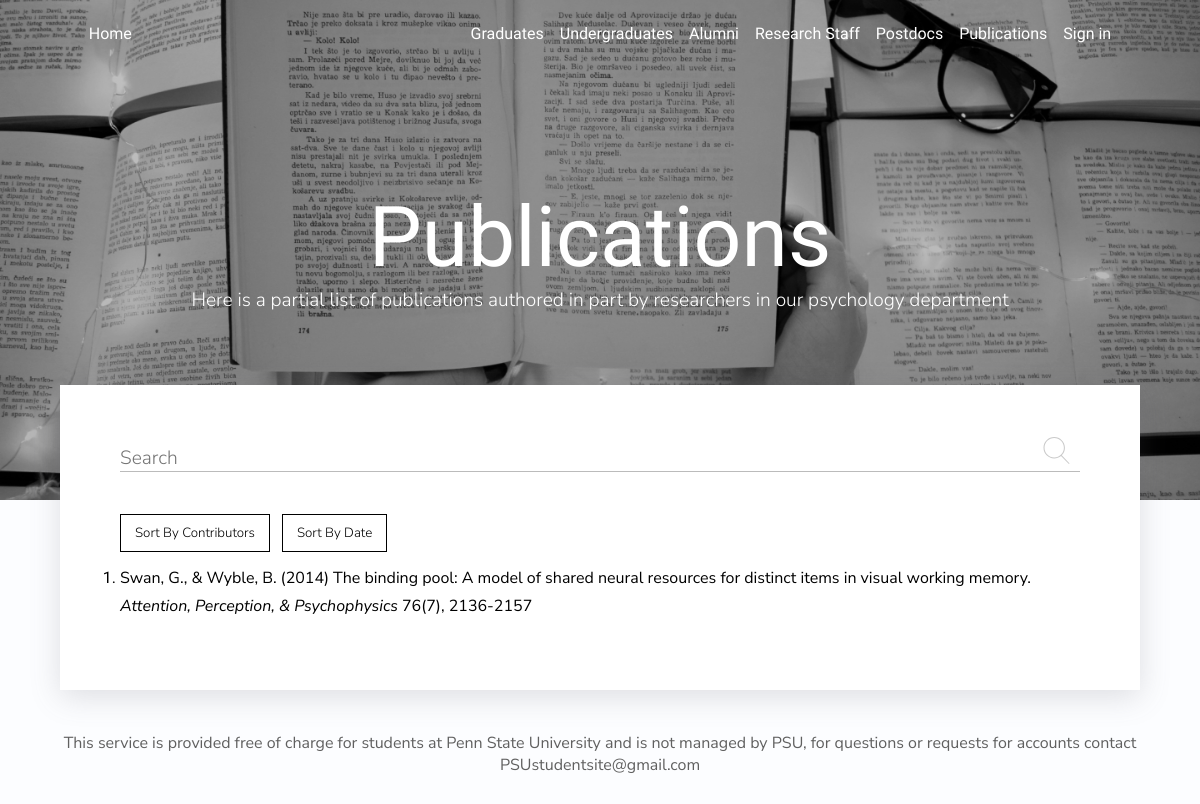
Screenshot of /publications/ with the database file from the repository.
### users/models.py (models this page shows, shortened)
class UserPublications(models.Model):
    DISPLAY_NO = (
        ('display', 'Display'),
        ('noDisplay', 'Do not display'),
    )
    author = models.ForeignKey(
        Profile, on_delete=models.CASCADE, null=True, blank=True)
    title = models.CharField(max_length=500, null=True, blank=True)
    status_date = models.CharField(max_length=300, null=True, blank=True)
    only_enter_year_xxxx = models.IntegerField(null=True)
    contributors = models.CharField(max_length=1000, null=True, blank=True)
    journal_info = models.CharField(max_length=1000, null=True, blank=True)
    journal_title = models.CharField(max_length=1000, null=True, blank=True)
    pub_link = models.CharField(max_length=500, null=True, blank=True)
    display = models.CharField(
        max_length=300, null=True, blank=True, default='display', choices=DISPLAY_NO)
    id = models.UUIDField(default=uuid.uuid4, unique=True,
                          primary_key=True, editable=False)

### users/views.py (the view)
# urls.py: path('publications/', views.publications, name='publications'),
def publications(request):
    search_query = ''
    if request.GET.get('search_query'):
        search_query = request.GET.get('search_query')
    publications = UserPublications.objects.filter(
        Q(title__icontains=search_query) & Q(display='display') | Q(status_date__icontains=search_query) & Q(display='display') | Q(contributors__icontains=search_query) & Q(display='display') | Q(journal_title__icontains=search_query) & Q(display='display'))
    if request.method == 'POST':
        publications = publications.order_by('contributors')
    else:
        publications = publications.order_by('-status_date')
    context = {'publications': publications}
    return render(request, 'users/publications.html', context)

### users/templates/users/publications.html (shortened to what this page needs)
{% extends "main.html"%}
{% block content %}
<div class="background-image3">
    <div class="hero-titles">
        <h1 class="hero-title">
            Publications
        </h1>
        <h2 class="hero-description">
            Here is a partial list of publications authored in part by researchers in our psychology department        </h2>
    </div>
</div>
<div class="profile-section">
    <div class="paper">
        <div class="search">
            <form id='searchForm' class="form" action="{% url 'publications' %}" method="get">
                <div class="form__field">
                    <input class="input input--text" id="formInput#search" type="text" name="search_query"
                        placeholder="Search" value="{{search_query}}" />
                </div>
                <input class="searching-thing" type="submit" value="" />
            </form>
        </div>
        <div class="sorters">
            <form class="margin55" method="POST" action="{% url 'publications' %}">
            <button type="submit" class="sorting" >Sort By Contributors</button>
            </form>
            <form class="margin55" method="GET" action="{% url 'publications' %}">
            <button type="submit" class="sorting" >Sort By Date</button>
            </form>
        </div>
        <ol  class="publications">
            {% for publication in publications %}
            <li class="spacing">
                <span class="font-for" >{{publication.contributors}}</span>
                <span class="font-for" >({{publication.status_date}})</span>
                <span class="font-for" >{{publication.title}}</span>
                <span  class="font-for" style="font-style:italic;">{{publication.journal_title}}</span>
                {% if publication.journal_info %}
                <span class="font-for" >{{publication.journal_info}}</span>
                {% endif %}
            </li>
            {% endfor %}
        </ol>
    </div>
</div>
{% endblock %}

### static/css/main.css (style rules this page uses)
*, html { margin: 0; padding: 0; box-sizing: border-box; font-family: "Forum", sans-serif; }
:root { --neutralBlue: #fcfdff; --fadedBlue: #6a90c9; --lightGray: #606060; }
html { background-color: var(--neutralBlue); }
h1, h2 { font-weight: 400; }
.background-image3 { background-image: url("../images/publication.jpg"); object-fit: cover; background-size: cover; background-position: center center; background-repeat: no-repeat; height: 500px; display: flex; flex-direction: column; justify-content: center; align-items: center; }
.font-for { font-family: Nunito Sans; font-weight: normal; font-size: 16px; line-height: 28px; }
.spacing { margin-bottom: 10px; }
.hero-titles { display: flex; flex-direction: column; justify-content: center; align-items: center; }
.hero-title { font-size: 7vw; color: white; text-align: center; }
.hero-description { text-align: center; color: white; font-size: 1.2rem; font-family: "Nunito Sans", sans-serif; font-weight: 300; }
.profile-section { display: flex; justify-content: center; }
.paper { box-shadow: rgba(100, 100, 111, 0.2) 0px 7px 29px 0px; background-color: white; position: relative; margin-top: -115px; width: 90%; display: flex; flex-direction: column; justify-content: center; max-width: 1150px; padding: 60px; }
.input { background-color: transparent; border: none; border-bottom: 1px solid #bbb; width: 100%; font-size: 1.2rem; font-family: "Nunito Sans"; font-weight: 300; }
.searching-thing { height: 27px; width: 27px; transition: opacity 0.4s ease; cursor: pointer; float: right; border: none; position: relative; top: -35px; right: 10px; background: url("../images/search.svg") center center no-repeat; }
.search { width: 100%; margin-bottom: 15px; }
.sorters { display: flex; width: 90%; justify-content: left; align-items: left; margin-bottom: 12px; }
.margin55 { margin-right: 12px; }
.sorting { width: 100%; display: flex; justify-content: center; align-items: center; border: 1px solid #000000; color: black; font-family: Nunito Sans; font-style: normal; padding: 9px 14px; font-weight: 300; background: transparent; cursor: pointer; transition: all 0.2s; }

### rows the page displays
UserPublications: contributors "Swan, G., & Wyble, B.", status_date "2014", title "The binding pool: A model of shared neural resources for distinct items in visual working memory.", journal_title "Attention, Perception, & Psychophysics", journal_info "76(7), 2136-2157"
